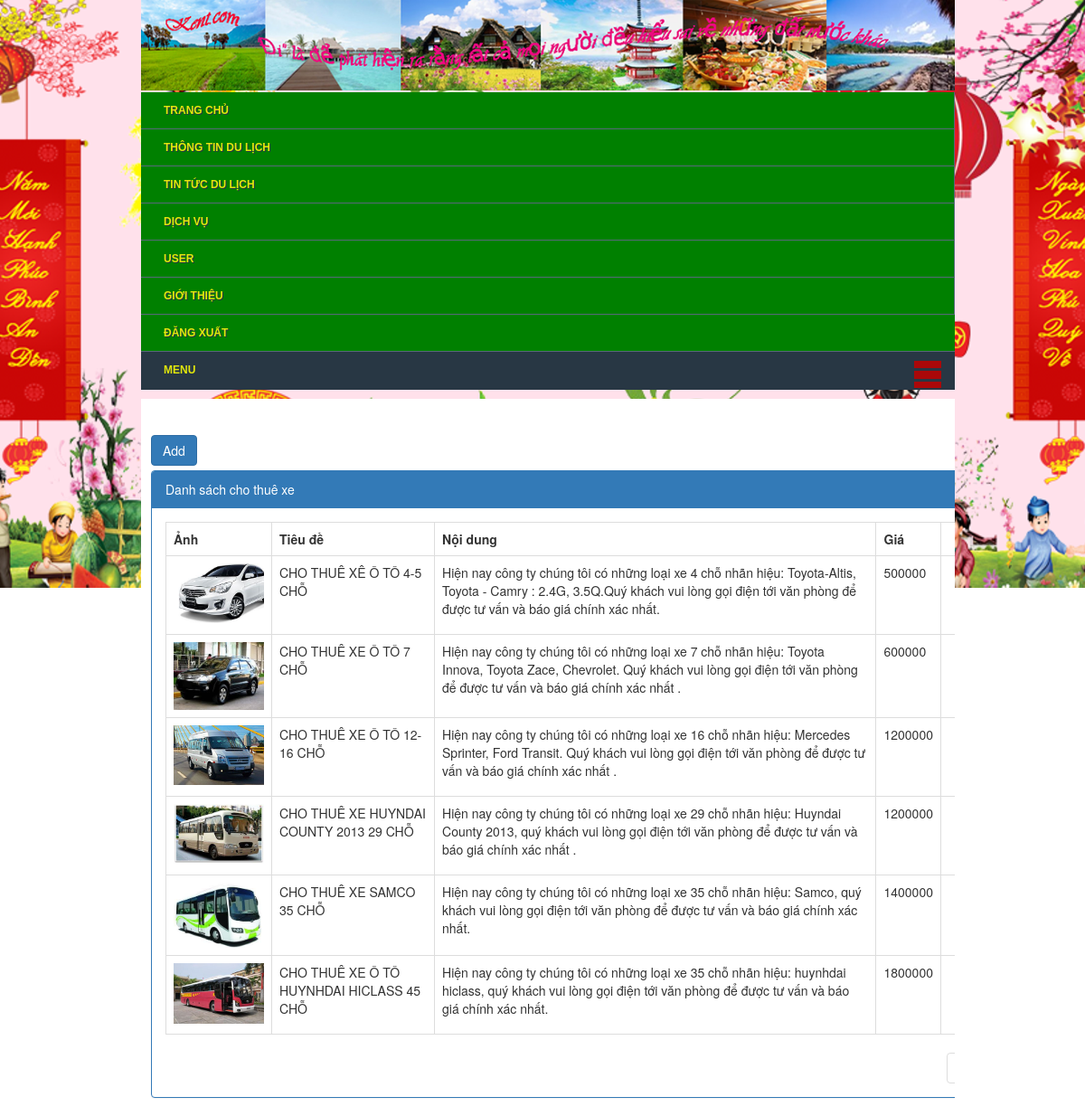
/admin.php?controller=cho_thue_xe (signed in), run on the app's committed database.
### tables this page shows
CREATE TABLE `thue_xe` (
  `pk_id` int(11) NOT NULL,
  `ten` varchar(100) NOT NULL,
  `noi_dung` text NOT NULL,
  `gia` float NOT NULL,
  `anh` varchar(500) NOT NULL,
  `chi_tiet` text NOT NULL,
  `bang_gia` text NOT NULL
);

### controller/backend/controller_cho_thue_xe.php (called while the page is built, shortened)
<?php
	class controller_cho_thue_xe extends controller{
		public function __construct(){
			$so_ban_ghi_tren_1_trang = 10;
			$trang = isset($_GET["p"])&&$_GET["p"]>0?$_GET["p"]:1;
			$tu_ban_ghi = ($trang-1)*$so_ban_ghi_tren_1_trang;
			$arr = $this->model->fetch("select * from thue_xe order by pk_id desc limit $tu_ban_ghi,$so_ban_ghi_tren_1_trang");
			include "view/backend/view_cho_thue_xe.php";
		}
	}
	new controller_cho_thue_xe();
 ?>

### application/controller.php (called while the page is built, shortened)
<?php
	class controller{
		public function __construct(){
			$this->model = new model();
		}
	}
?>

### application/model.php (called while the page is built, shortened)
<?php
	class model{
		public function fetch($sql){
			global $link;
			$result = mysqli_query($link,$sql);
			$arr = array();
			while($rows = mysqli_fetch_array($result))
				$arr[] = $rows;
			return $arr;
		}
	}
 ?>

### view/backend/view_cho_thue_xe.php (the view, shortened to what this page needs)
<div class="col-md-10 col-xs-offset-1" style="width: 1020px; margin: 40px 0 0 -9px;">
	<div style="margin-bottom: 5px;">
		<a href="admin.php?controller=add_edit_cho_thue_xe&act=add" class="btn btn-primary">Add</a>
	</div>
	<div class="panel panel-primary">
		<div class="panel-heading">
			Danh sách cho thuê xe
		</div>
		<div class="panel-body">
			<table class="table table-hover table-bordered">
				<tr>
					<th style="width: 100px;">Ảnh</th>
					<th>Tiêu đề</th>
					<th>Nội dung</th>
					<th>Giá</th>
					<th style="width: 100px; text-align: center;"></th>
					<?php
						foreach($arr as $row)
						{
					?>
					<tr>
						<td style="text-align:center;">
							<img src="public/frontend/upload/cho_thue_xe/<?php echo $row["anh"];?>" style="width: 100px;">
						</td>
						<td><?php echo $row["ten"];?></td>
						<td style="margin-left: 5px;"><?php echo $row["noi_dung"];?></td>
						<td style="margin-left: 5px;"><?php echo $row["gia"];?></td>
						<td style="text-align: center;">
						</td>
					</tr>
					<?php } ?>
				</tr>
			</table>
		<div>
				<ul class="pagination pull-right">
					<li><a href="#">Trang</a></li>
				</ul>
			</div>
		</div>
	</div>
</div>

### public/frontend/css/common.css (style rules this page uses)
body { padding: 0; margin: 0; font-family: 'FontAwesome'; font-size: 14px; }
body { word-wrap: break-word; background-attachment: fixed; background-color: #fff; background-repeat: no-repeat; background-position: top center; height: 100%; overflow: hidden; overflow-y: scroll; }

### public/frontend/css/responsive.css (style rules this page uses)
[class*="col-"] { float: left; margin-left: 13.5%; }
* { box-sizing: border-box; }

### public/backend/css/base.css (style rules this page uses)
a { text-decoration: none; color: #0838f4; }

### view/backend/view_cho_thue_xe.php (style rules this page uses)
.pagination { padding: 0px; margin: 0px; }

### data on the page
thue_xe: anh (picture), ten "CHO THUÊ XÊ Ô TÔ 4-5 CHỖ", noi_dung "Hiện nay công ty chúng tôi có những loại xe 4 chỗ nhãn hiệu: Toyota-Altis, Toyota - Camry : 2.4G, 3.5Q.Quý khách vui lòng gọi điện tới văn phòng để được tư vấn và báo giá chính xác nhất.", gia "500000"
thue_xe: anh (picture), ten "CHO THUÊ XE Ô TÔ 7 CHỖ", noi_dung "Hiện nay công ty chúng tôi có những loại xe 7 chỗ nhãn hiệu: Toyota Innova, Toyota Zace, Chevrolet. Quý khách vui lòng gọi điện tới văn phòng để được tư vấn và báo giá chính xác nhất .", gia "600000"
thue_xe: anh (picture), ten "CHO THUÊ XE Ô TÔ 12-16 CHỖ", noi_dung "Hiện nay công ty chúng tôi có những loại xe 16 chỗ nhãn hiệu: Mercedes Sprinter, Ford Transit. Quý khách vui lòng gọi điện tới văn phòng để được tư vấn và báo giá chính xác nhất .", gia "1200000"
thue_xe: anh (picture), ten "CHO THUÊ XE HUYNDAI COUNTY 2013 29 CHỖ", noi_dung "Hiện nay công ty chúng tôi có những loại xe 29 chỗ nhãn hiệu: Huyndai County 2013, quý khách vui lòng gọi điện tới văn phòng để được tư vấn và báo giá chính xác nhất .", gia "1200000"
thue_xe: anh (picture), ten "CHO THUÊ XE SAMCO 35 CHỖ", noi_dung "Hiện nay công ty chúng tôi có những loại xe 35 chỗ nhãn hiệu: Samco, quý khách vui lòng gọi điện tới văn phòng để được tư vấn và báo giá chính xác nhất.", gia "1400000"
thue_xe: anh (picture), ten "CHO THUÊ XE Ô TÔ HUYNHDAI HICLASS 45 CHỖ", noi_dung "Hiện nay công ty chúng tôi có những loại xe 35 chỗ nhãn hiệu: huynhdai hiclass, quý khách vui lòng gọi điện tới văn phòng để được tư vấn và báo giá chính xác nhất.", gia "1800000"
